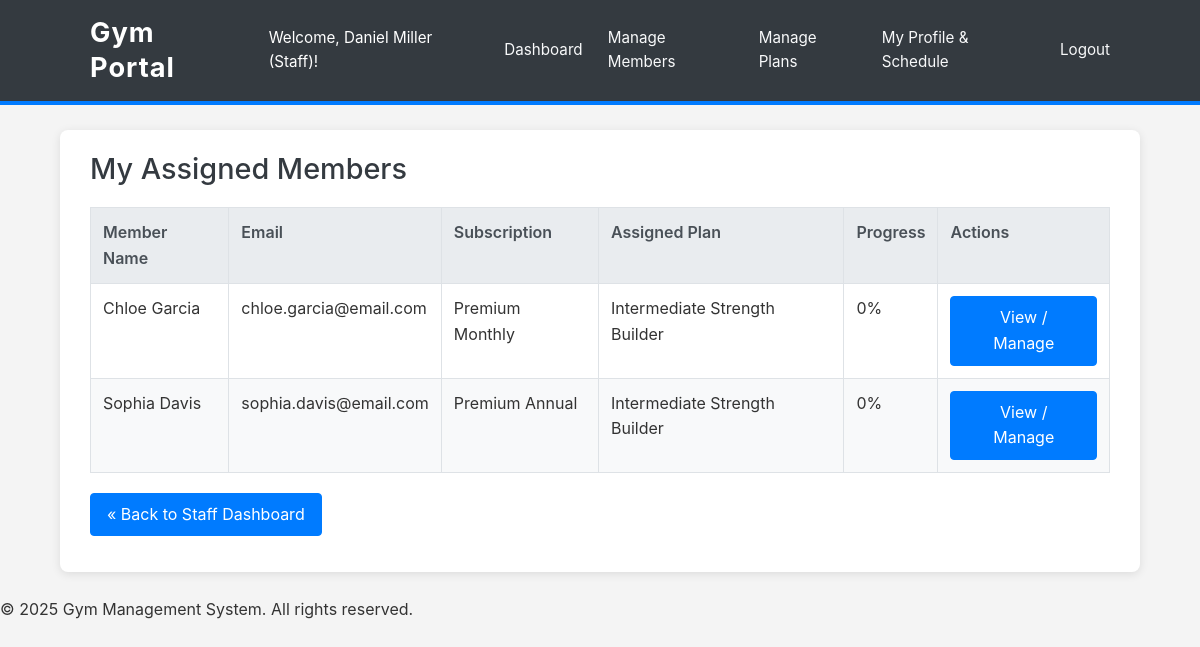
The app's page /gym_portal_l/staff_manage_members.php (signed in) with its own data.
### tables this page shows
CREATE TABLE `members` (
  `M_id` int(11) NOT NULL,
  `Email` varchar(500) NOT NULL,
  `Password` varchar(255) NOT NULL,
  `Subscription_Type` varchar(500) DEFAULT NULL,
  `Name` varchar(500) NOT NULL,
  `Date_of_Birth` date DEFAULT NULL,
  `Address` varchar(500) DEFAULT NULL,
  `Phone_No` varchar(20) DEFAULT NULL,
  `P_id` int(11) DEFAULT NULL,
  `S_id` int(11) DEFAULT NULL
);

CREATE TABLE `plan` (
  `P_id` int(11) NOT NULL,
  `Plan_Name` varchar(255) NOT NULL DEFAULT 'Default Plan',
  `Current_Weight` decimal(5,2) DEFAULT NULL,
  `Diet` text DEFAULT NULL,
  `Goal_Weight` decimal(5,2) DEFAULT NULL,
  `S_id` int(11) DEFAULT NULL,
  `Starting_Weight` decimal(5,2) DEFAULT NULL
);

### gym_portal_l/includes/utilities.php (called while the page is built, shortened)
<?php
function calculate_progression_percentage($starting_weight, $current_weight, $goal_weight) {
    $starting_weight = (float)$starting_weight;
    $current_weight = (float)$current_weight;
    $goal_weight = (float)$goal_weight;
    $total_change_needed = $goal_weight - $starting_weight;
    $change_achieved = $current_weight - $starting_weight;
    $raw_progression = ($change_achieved / $total_change_needed) * 100.0;
    $progression = max(0.0, min(100.0, $raw_progression));
    return round($progression, 2);
}
?>

### gym_portal_l/staff_manage_members.php (the view, shortened to what this page needs)
<?php
require_once 'includes/db_connect.php';
require_once 'includes/utilities.php';
$s_id_staff = $_SESSION['staff_s_id'];
$assigned_members_list = [];
$sql_assigned_members = "
    SELECT m.M_id, m.Name AS MemberName, m.Email AS MemberEmail, m.Subscription_Type,
           p.P_id AS Assigned_P_id, p.Plan_Name AS Assigned_Plan_Name,
           p.Starting_Weight, p.Current_Weight, p.Goal_Weight
    FROM Members m
    LEFT JOIN Plan p ON m.P_id = p.P_id
    WHERE m.S_id = ?
    ORDER BY m.Name ASC
";
if ($stmt_assigned = $mysqli->prepare($sql_assigned_members)) {
    $stmt_assigned->bind_param("i", $s_id_staff);
    $stmt_assigned->execute();
    $result_assigned = $stmt_assigned->get_result();
    $assigned_members_list = $result_assigned->fetch_all(MYSQLI_ASSOC);
} else {
    error_log("MySQLi Prepare Error (Staff Manage Members - Fetch): " . $mysqli->error);
    $_SESSION['temp_error_msg'] = "Error fetching your assigned members list.";
}
require_once 'includes/header.php';
?>
<h2>My Assigned Members</h2>
<?php if (!empty($assigned_members_list)): ?>
    <table>
        <thead>
            <tr>
                <th>Member Name</th>
                <th>Email</th>
                <th>Subscription</th>
                <th>Assigned Plan</th>
                <th>Progress</th>
                <th>Actions</th>
            </tr>
        </thead>
        <tbody>
            <?php foreach ($assigned_members_list as $member):?>
                <tr>
                    <td><?php echo htmlspecialchars($member['MemberName']);?></td>
                    <td><?php echo htmlspecialchars($member['MemberEmail']); ?></td>
                    <td><?php
                        echo htmlspecialchars(ucfirst($member['Subscription_Type'] ?? 'N/A'));
                    ?></td>
                    <td><?php echo htmlspecialchars($member['Assigned_Plan_Name'] ?? 'None'); ?></td>
                    <td>
                        <?php
                        if ($member['Assigned_P_id']) {
                            $progression = calculate_progression_percentage(
                                $member['Starting_Weight'],
                                $member['Current_Weight'],
                                $member['Goal_Weight']
                            );
                            echo ($progression !== null) ? $progression . '%' : '<small>Log weight</small>';
                        } else {
                            echo 'N/A';
                        }
                        ?>
                    </td>
                    <td>
                        <a href="staff_member_details.php?m_id=<?php echo $member['M_id'];?>" class="button">View / Manage</a>
                    </td>
                </tr>
            <?php endforeach; ?>
        </tbody>
    </table>
<?php else: ?>
    <p>You do not have any members currently assigned to you.</p>
<?php endif; ?>
<p style="margin-top: 20px;"><a href="staff_dashboard.php" class="button">« Back to Staff Dashboard</a></p>
<?php
require_once 'includes/footer.php';
?>

### gym_portal_l/css/style.css (style rules this page uses)
body { font-family: -apple-system, BlinkMacSystemFont, "Segoe UI", Roboto, "Helvetica Neue", Arial, sans-serif; line-height: 1.6; margin: 0; padding: 0; background-color: #f4f4f4; color: #333; }
h1, h2, h3, h4, h5, h6 { color: #343a40; margin-top: 0; margin-bottom: 1rem; line-height: 1.3; font-weight: 500; }
h2 { font-size: 1.8em; }
.button, form button[type="submit"] { display: inline-block; background-color: #007bff; color: #fff; border: 1px solid #007bff; padding: 0.5rem 1rem; font-size: 1em; font-weight: 400; text-align: center; vertical-align: middle; cursor: pointer; border-radius: 0.25rem; transition: color 0.15s ease-in-out, background-color 0.15s ease-in-out, border-color 0.15s ease-in-out, box-shadow 0.15s ease-in-out; text-decoration: none; }
table { width: 100%; border-collapse: collapse; margin-top: 20px; margin-bottom: 20px; background-color: #fff; }
table th, table td { border: 1px solid #dee2e6; padding: 0.75rem; text-align: left; vertical-align: top; }
table th { background-color: #e9ecef; font-weight: 600; color: #495057; }
table tr:nth-child(even) { background-color: #f8f9fa; }

### records on screen
members: Name "Chloe Garcia", Email "chloe.garcia@email.com", Subscription_Type "Premium Monthly", P.Plan_Name "Intermediate Strength Builder", P.Goal_Weight "0"
members: Name "Sophia Davis", Email "sophia.davis@email.com", Subscription_Type "Premium Annual", P.Plan_Name "Intermediate Strength Builder", P.Goal_Weight "0"

### other values on screen
$user_name "Daniel Miller"
$user_role "Staff"
